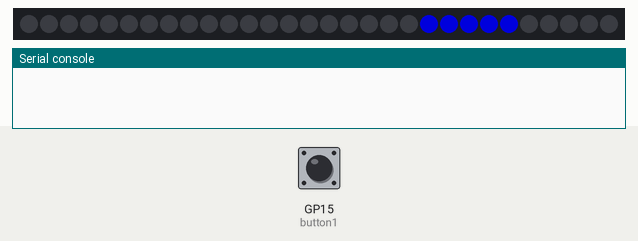
Bench run of a program on a simulated Raspberry Pi Pico running MicroPython. On the bench: 30 RGB LEDs in strip order, left to right, the last lines printed to the serial console. The inputs (shaded band) are chosen by the test bench; at power-on: GP15 (button1) HIGH. Dim RGB values are drawn brighter than linear.

Above: at 1.2 s.
1.3 s: GP15 (button1) pulled LOW for 0.15 s
At 1.53 s:
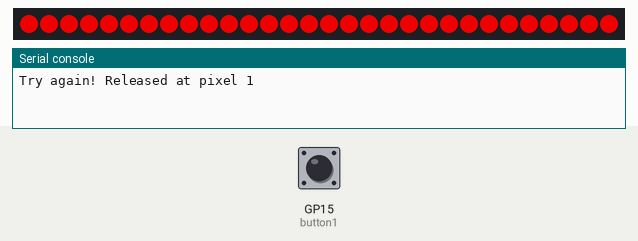
2.0 s: GP15 (button1) pulled LOW for 3.2 s
At 5.29 s:
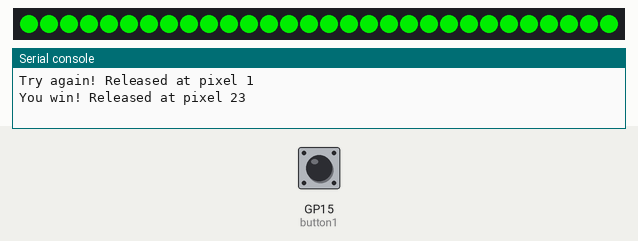
5.8 s: GP15 (button1) pulled LOW for 1 s
At 6.89 s:
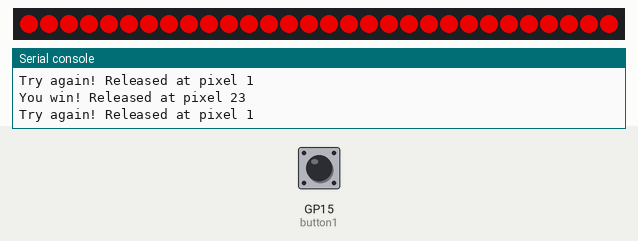
7.4 s: GP15 (button1) driven LOW
At 12.2 s:
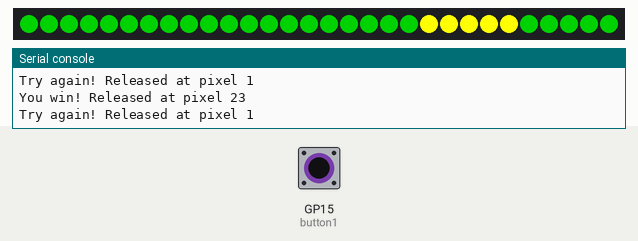
12.5 s: GP15 (button1) driven HIGH
At 14.9 s:
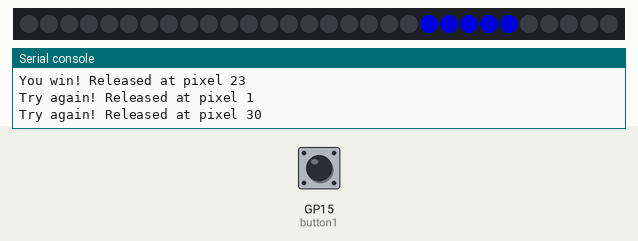

The program:

43-charge-up-game.py
```python
# Hold Button 1 to fill the strip. Try to release exactly when the bar
# reaches the target zone (marked in blue) to win!
from machine import Pin
from neopixel import NeoPixel
from utime import sleep, ticks_ms, ticks_diff
import config

strip = NeoPixel(Pin(config.NEOPIXEL_PIN), config.NUMBER_PIXELS)
button1 = Pin(config.BUTTON_PIN_1, Pin.IN, Pin.PULL_UP)

FILL_SECONDS = 3.0     # time it takes to fill the whole strip
TARGET_START = config.NUMBER_PIXELS - 10
TARGET_END = config.NUMBER_PIXELS - 6


def draw_bar(lit_count):
    for i in range(config.NUMBER_PIXELS):
        in_target = TARGET_START <= i <= TARGET_END
        if i < lit_count:
            strip[i] = (255, 255, 0) if in_target else (0, 120, 0)
        else:
            strip[i] = (0, 0, 150) if in_target else (0, 0, 0)
    strip.write()


def flash(color, times=3):
    for _ in range(times):
        for i in range(config.NUMBER_PIXELS):
            strip[i] = color
        strip.write()
        sleep(0.15)
        for i in range(config.NUMBER_PIXELS):
            strip[i] = (0, 0, 0)
        strip.write()
        sleep(0.15)


draw_bar(0)

while True:
    # wait here until the button is pressed
    while button1.value() == 1:
        sleep(0.01)
    press_time = ticks_ms()

    # while the button stays down, grow the bar
    lit_count = 0
    while button1.value() == 0:
        held_seconds = ticks_diff(ticks_ms(), press_time) / 1000
        lit_count = min(config.NUMBER_PIXELS,
                         int((held_seconds / FILL_SECONDS) * config.NUMBER_PIXELS))
        draw_bar(lit_count)
        sleep(0.02)

    # the button was released - check the result
    if TARGET_START <= lit_count <= TARGET_END:
        print("You win! Released at pixel", lit_count)
        flash((0, 200, 0))
    else:
        print("Try again! Released at pixel", lit_count)
        flash((200, 0, 0))

    draw_bar(0)
    sleep(0.5)
```

config.py
```python
# Moving Rainbow Configuration file
# Filename: 01-config.py
# This file contains the hardware configuration for your kit
# This file can be imported by each program
NEOPIXEL_PIN = 0
NUMBER_PIXELS = 30
BUTTON_PIN_1 = 15
BUTTON_PIN_2 = 14
```

Measured:
- after the input at 1.3 s, the LEDs: first change after 0.12 s (image 1 shows a later state)
- after the input at 2.0 s, the LEDs: first differ from a run without the input after 0.99 s (image 2 shows a later state)
- after the input at 5.8 s, the LEDs: first differ from a run without the input after 0.95 s (image 3 shows a later state)
- after the input at 7.4 s, the LEDs: first differ from a run without the input after 0.94 s (image 4 shows a later state)
- after the input at 12.5 s, the LEDs: first change at once (image 5 shows a later state)
